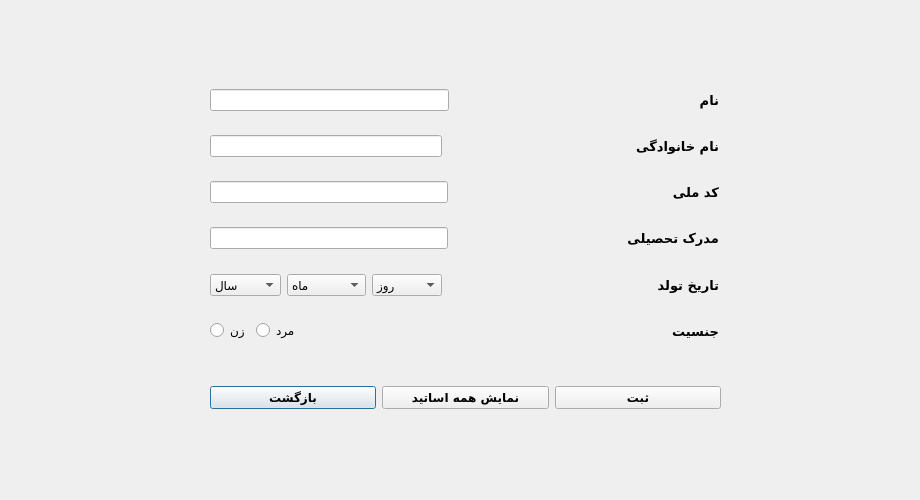
<?xml version="1.0" encoding="UTF-8"?>
<ui version="4.0">
 <class>addteacherdialog</class>
 <widget class="QDialog" name="addteacherdialog">
  <property name="geometry">
   <rect>
    <x>0</x>
    <y>0</y>
    <width>920</width>
    <height>500</height>
   </rect>
  </property>
  <property name="windowTitle">
   <string>Dialog</string>
  </property>
  <widget class="QWidget" name="">
   <property name="geometry">
    <rect>
     <x>210</x>
     <y>80</y>
     <width>509</width>
     <height>271</height>
    </rect>
   </property>
   <layout class="QVBoxLayout" name="verticalLayout">
    <item>
     <layout class="QHBoxLayout" name="horizontalLayout">
      <item>
       <widget class="QLineEdit" name="lineEdit_name"/>
      </item>
      <item>
       <spacer name="horizontalSpacer">
        <property name="orientation">
         <enum>Qt::Horizontal</enum>
        </property>
        <property name="sizeType">
         <enum>QSizePolicy::Minimum</enum>
        </property>
        <property name="sizeHint" stdset="0">
         <size>
          <width>244</width>
          <height>20</height>
         </size>
        </property>
       </spacer>
      </item>
      <item>
       <widget class="QLabel" name="label">
        <property name="font">
         <font>
          <family>B Koodak</family>
          <pointsize>10</pointsize>
          <weight>75</weight>
          <bold>true</bold>
         </font>
        </property>
        <property name="text">
         <string>نام</string>
        </property>
       </widget>
      </item>
     </layout>
    </item>
    <item>
     <layout class="QHBoxLayout" name="horizontalLayout_2">
      <item>
       <widget class="QLineEdit" name="lineEdit_family"/>
      </item>
      <item>
       <spacer name="horizontalSpacer_2">
        <property name="orientation">
         <enum>Qt::Horizontal</enum>
        </property>
        <property name="sizeType">
         <enum>QSizePolicy::Minimum</enum>
        </property>
        <property name="sizeHint" stdset="0">
         <size>
          <width>187</width>
          <height>20</height>
         </size>
        </property>
       </spacer>
      </item>
      <item>
       <widget class="QLabel" name="label_2">
        <property name="font">
         <font>
          <family>B Koodak</family>
          <pointsize>10</pointsize>
          <weight>75</weight>
          <bold>true</bold>
         </font>
        </property>
        <property name="text">
         <string>نام خانوادگی</string>
        </property>
       </widget>
      </item>
     </layout>
    </item>
    <item>
     <layout class="QHBoxLayout" name="horizontalLayout_4">
      <item>
       <widget class="QLineEdit" name="lineEdit_Nationalcode"/>
      </item>
      <item>
       <spacer name="horizontalSpacer_3">
        <property name="orientation">
         <enum>Qt::Horizontal</enum>
        </property>
        <property name="sizeType">
         <enum>QSizePolicy::Minimum</enum>
        </property>
        <property name="sizeHint" stdset="0">
         <size>
          <width>217</width>
          <height>20</height>
         </size>
        </property>
       </spacer>
      </item>
      <item>
       <widget class="QLabel" name="label_3">
        <property name="font">
         <font>
          <family>B Koodak</family>
          <pointsize>10</pointsize>
          <weight>75</weight>
          <bold>true</bold>
         </font>
        </property>
        <property name="text">
         <string>کد ملی</string>
        </property>
       </widget>
      </item>
     </layout>
    </item>
    <item>
     <layout class="QHBoxLayout" name="horizontalLayout_5">
      <item>
       <widget class="QLineEdit" name="lineEdit_degree"/>
      </item>
      <item>
       <spacer name="horizontalSpacer_4">
        <property name="orientation">
         <enum>Qt::Horizontal</enum>
        </property>
        <property name="sizeType">
         <enum>QSizePolicy::Minimum</enum>
        </property>
        <property name="sizeHint" stdset="0">
         <size>
          <width>172</width>
          <height>20</height>
         </size>
        </property>
       </spacer>
      </item>
      <item>
       <widget class="QLabel" name="label_4">
        <property name="font">
         <font>
          <family>B Koodak</family>
          <pointsize>10</pointsize>
          <weight>75</weight>
          <bold>true</bold>
         </font>
        </property>
        <property name="text">
         <string>مدرک تحصیلی</string>
        </property>
       </widget>
      </item>
     </layout>
    </item>
    <item>
     <layout class="QHBoxLayout" name="horizontalLayout_6">
      <item>
       <widget class="QComboBox" name="comboBox_year">
        <property name="currentText">
         <string>سال</string>
        </property>
        <item>
         <property name="text">
          <string>سال</string>
         </property>
        </item>
       </widget>
      </item>
      <item>
       <widget class="QComboBox" name="comboBox_month">
        <property name="currentText">
         <string>ماه</string>
        </property>
        <item>
         <property name="text">
          <string>ماه</string>
         </property>
        </item>
        <item>
         <property name="text">
          <string>فروردین</string>
         </property>
        </item>
        <item>
         <property name="text">
          <string>اردیبهشت</string>
         </property>
        </item>
        <item>
         <property name="text">
          <string>خرداد</string>
         </property>
        </item>
        <item>
         <property name="text">
          <string>تیر</string>
         </property>
        </item>
        <item>
         <property name="text">
          <string>مرداد</string>
         </property>
        </item>
        <item>
         <property name="text">
          <string>شهریور</string>
         </property>
        </item>
        <item>
         <property name="text">
          <string>مهر</string>
         </property>
        </item>
        <item>
         <property name="text">
          <string>آبان</string>
         </property>
        </item>
        <item>
         <property name="text">
          <string>آذر</string>
         </property>
        </item>
        <item>
         <property name="text">
          <string>دی</string>
         </property>
        </item>
        <item>
         <property name="text">
          <string>بهمن</string>
         </property>
        </item>
        <item>
         <property name="text">
          <string>اسفند</string>
         </property>
        </item>
       </widget>
      </item>
      <item>
       <widget class="QComboBox" name="comboBox_day">
        <property name="currentText">
         <string>روز</string>
        </property>
        <item>
         <property name="text">
          <string>روز</string>
         </property>
        </item>
        <item>
         <property name="text">
          <string>01</string>
         </property>
        </item>
        <item>
         <property name="text">
          <string>02</string>
         </property>
        </item>
        <item>
         <property name="text">
          <string>03</string>
         </property>
        </item>
        <item>
         <property name="text">
          <string>04</string>
         </property>
        </item>
        <item>
         <property name="text">
          <string>05</string>
         </property>
        </item>
        <item>
         <property name="text">
          <string>06</string>
         </property>
        </item>
        <item>
         <property name="text">
          <string>07</string>
         </property>
        </item>
        <item>
         <property name="text">
          <string>08</string>
         </property>
        </item>
        <item>
         <property name="text">
          <string>09</string>
         </property>
        </item>
        <item>
         <property name="text">
          <string>10</string>
         </property>
        </item>
        <item>
         <property name="text">
          <string>11</string>
         </property>
        </item>
        <item>
         <property name="text">
          <string>12</string>
         </property>
        </item>
        <item>
         <property name="text">
          <string>13</string>
         </property>
        </item>
        <item>
         <property name="text">
          <string>14</string>
         </property>
        </item>
        <item>
         <property name="text">
          <string>15</string>
         </property>
        </item>
        <item>
         <property name="text">
          <string>16</string>
         </property>
        </item>
        <item>
         <property name="text">
          <string>17</string>
         </property>
        </item>
        <item>
         <property name="text">
          <string>18</string>
         </property>
        </item>
        <item>
         <property name="text">
          <string>19</string>
         </property>
        </item>
        <item>
         <property name="text">
          <string>20</string>
         </property>
        </item>
        <item>
         <property name="text">
          <string>21</string>
         </property>
        </item>
        <item>
         <property name="text">
          <string>22</string>
         </property>
        </item>
        <item>
         <property name="text">
          <string>23</string>
         </property>
        </item>
        <item>
         <property name="text">
          <string>24</string>
         </property>
        </item>
        <item>
         <property name="text">
          <string>25</string>
         </property>
        </item>
        <item>
         <property name="text">
          <string>26</string>
         </property>
        </item>
        <item>
         <property name="text">
          <string>27</string>
         </property>
        </item>
        <item>
         <property name="text">
          <string>28</string>
         </property>
        </item>
        <item>
         <property name="text">
          <string>29</string>
         </property>
        </item>
        <item>
         <property name="text">
          <string>30</string>
         </property>
        </item>
       </widget>
      </item>
      <item>
       <spacer name="horizontalSpacer_6">
        <property name="orientation">
         <enum>Qt::Horizontal</enum>
        </property>
        <property name="sizeType">
         <enum>QSizePolicy::Minimum</enum>
        </property>
        <property name="sizeHint" stdset="0">
         <size>
          <width>200</width>
          <height>20</height>
         </size>
        </property>
       </spacer>
      </item>
      <item>
       <widget class="QLabel" name="label_5">
        <property name="font">
         <font>
          <family>B Koodak</family>
          <pointsize>10</pointsize>
          <weight>75</weight>
          <bold>true</bold>
         </font>
        </property>
        <property name="text">
         <string>تاریخ تولد</string>
        </property>
       </widget>
      </item>
     </layout>
    </item>
    <item>
     <layout class="QHBoxLayout" name="horizontalLayout_7">
      <item>
       <widget class="QRadioButton" name="radioButton_female">
        <property name="text">
         <string>زن</string>
        </property>
       </widget>
      </item>
      <item>
       <widget class="QRadioButton" name="radioButton_male">
        <property name="text">
         <string>مرد</string>
        </property>
       </widget>
      </item>
      <item>
       <spacer name="horizontalSpacer_5">
        <property name="orientation">
         <enum>Qt::Horizontal</enum>
        </property>
        <property name="sizeHint" stdset="0">
         <size>
          <width>200</width>
          <height>20</height>
         </size>
        </property>
       </spacer>
      </item>
      <item>
       <widget class="QLabel" name="label_6">
        <property name="font">
         <font>
          <family>B Koodak</family>
          <pointsize>10</pointsize>
          <weight>75</weight>
          <bold>true</bold>
         </font>
        </property>
        <property name="text">
         <string>جنسیت</string>
        </property>
       </widget>
      </item>
     </layout>
    </item>
   </layout>
  </widget>
  <widget class="QWidget" name="">
   <property name="geometry">
    <rect>
     <x>210</x>
     <y>380</y>
     <width>511</width>
     <height>35</height>
    </rect>
   </property>
   <layout class="QHBoxLayout" name="horizontalLayout_3">
    <item>
     <widget class="QPushButton" name="pushButton_3">
      <property name="font">
       <font>
        <family>B Nazanin</family>
        <pointsize>9</pointsize>
        <weight>75</weight>
        <bold>true</bold>
       </font>
      </property>
      <property name="text">
       <string>بازگشت</string>
      </property>
     </widget>
    </item>
    <item>
     <widget class="QPushButton" name="pushButton_2">
      <property name="font">
       <font>
        <family>B Nazanin</family>
        <pointsize>9</pointsize>
        <weight>75</weight>
        <bold>true</bold>
       </font>
      </property>
      <property name="text">
       <string>نمایش همه اساتید</string>
      </property>
     </widget>
    </item>
    <item>
     <widget class="QPushButton" name="pushButton">
      <property name="font">
       <font>
        <family>B Nazanin</family>
        <pointsize>9</pointsize>
        <weight>75</weight>
        <bold>true</bold>
       </font>
      </property>
      <property name="text">
       <string>ثبت</string>
      </property>
     </widget>
    </item>
   </layout>
  </widget>
 </widget>
 <resources/>
 <connections/>
</ui>
